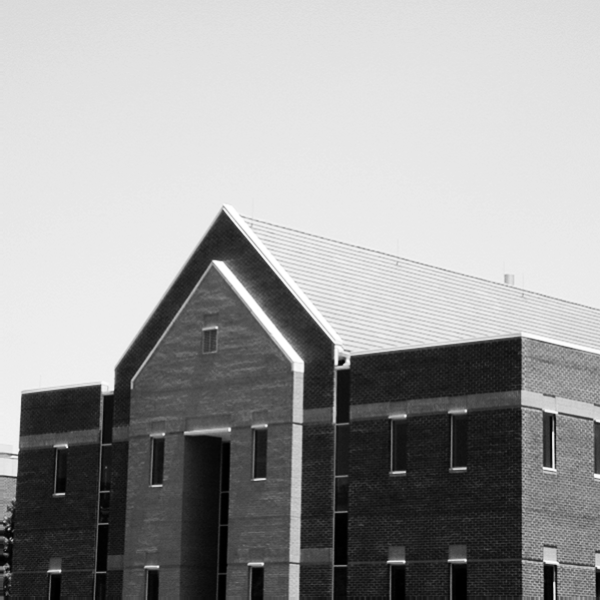
#> input picture Assignment31/input/building.png, 600 x 600 px
$ python vertical_horizontal_edges.py
#> lines starting #> are read from the running program, lines starting #| are printed output that depends on the picture
import cv2
import numpy as np

img = cv2.imread("input/building.png")
#> img is the input picture: shape (600, 600, 3); min 0, max 255, mean 155.8
img = cv2.cvtColor(img,cv2.COLOR_BGR2GRAY)
#> img: shape (600, 600)

rows, cols = img.shape
#> rows = 600; cols = 600
result = np.zeros((rows,cols),dtype=np.uint8)
result2 = np.zeros((rows,cols),dtype=np.uint8)

filter_vertical = np.array([[-1, 0, 1],
                            [-2,  0, 2],
                            [-1, 0, 1]])

filter_horizontal = np.array([[1, 2, 1],
                            [0,  0, 0],
                            [-1, -2, -1]])

for i in range(1,rows-1):
    for j in range(1,cols-1):
        small = img[i-1:i+2,j-1:j+2]
        result[i,j] = np.abs(np.sum(filter_vertical*small))
        result2[i,j] = np.abs(np.sum(filter_horizontal*small))
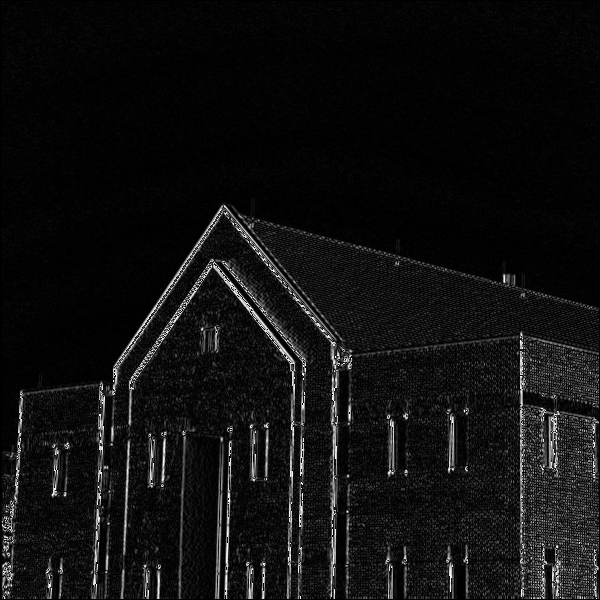
#> result: shape (600, 600); min 0, max 255, mean 16.4
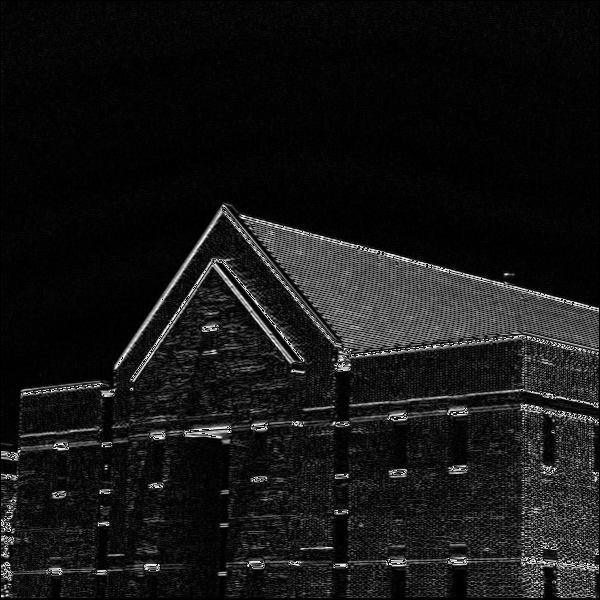
#> result2: shape (600, 600); min 0, max 255, mean 21.7

cv2.imwrite("output/vertical.png",result)
cv2.imwrite("output/horizontal.png",result2)
